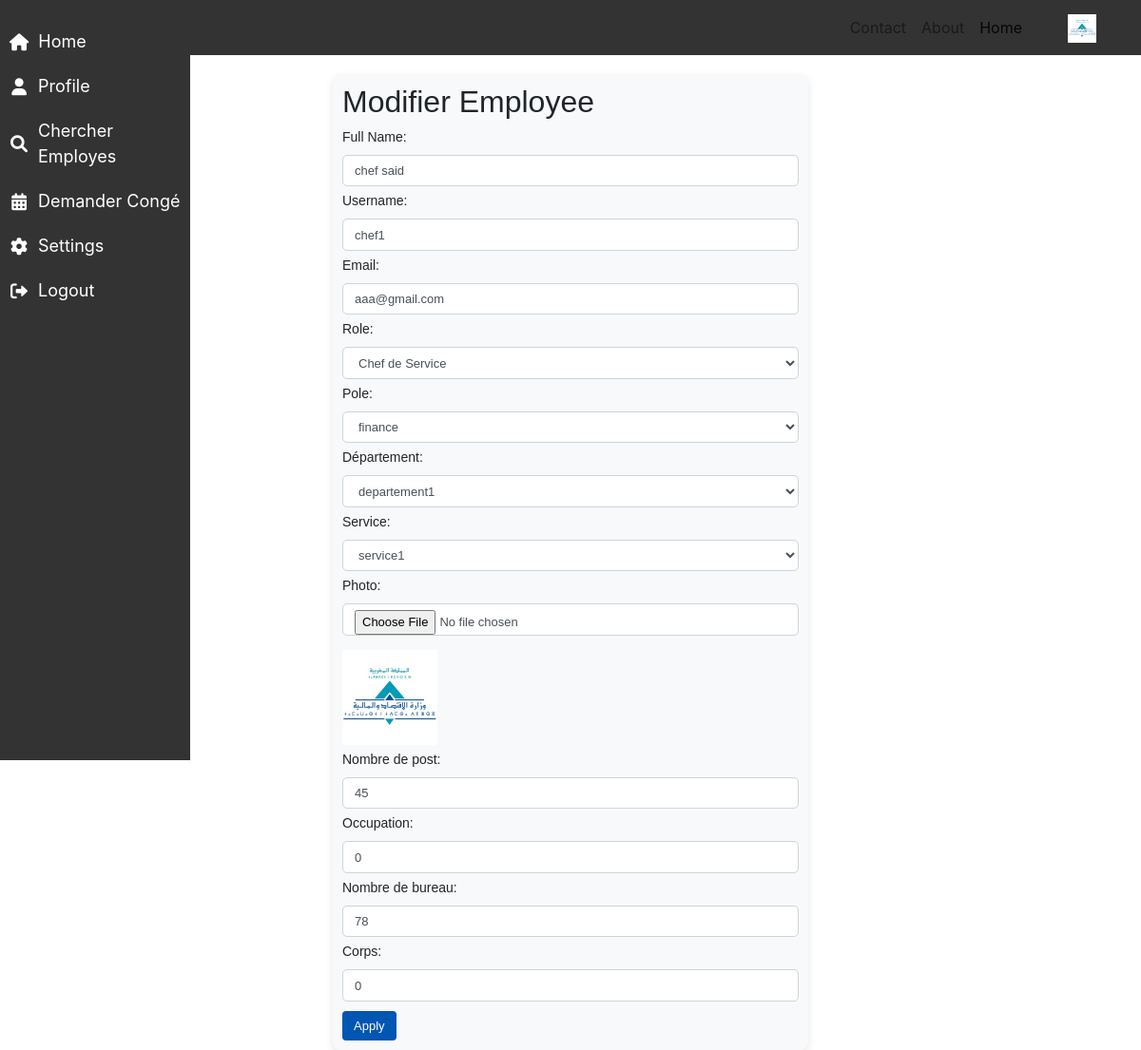
The page /Modification/modifier_emp.php?id=63 on the database its author committed.
### tables this page shows
CREATE TABLE `employes` (
  `id` int(11) NOT NULL,
  `fullName` varchar(255) NOT NULL,
  `email` varchar(255) NOT NULL,
  `id_pole` int(11) DEFAULT NULL,
  `id_departement` int(11) DEFAULT NULL,
  `id_service` int(11) DEFAULT NULL,
  `role` enum('rh','directeur','chef de service','employe') NOT NULL,
  `photo` varchar(255) DEFAULT NULL,
  `password` varchar(255) NOT NULL,
  `username` varchar(255) NOT NULL,
  `nb_post` int(11) NOT NULL,
  `occupation` varchar(255) NOT NULL,
  `nb_bureau` int(11) NOT NULL,
  `corps` varchar(255) NOT NULL,
  `createdAt` timestamp NOT NULL DEFAULT current_timestamp()
);

CREATE TABLE `poles` (
  `id` int(11) NOT NULL,
  `nom` varchar(255) NOT NULL,
  `nom_directeur` varchar(255) DEFAULT NULL
);

CREATE TABLE `departements` (
  `id` int(11) NOT NULL,
  `nom` varchar(255) NOT NULL,
  `nom_directeur` varchar(255) NOT NULL,
  `nom_pole` varchar(255) DEFAULT NULL
);

CREATE TABLE `services` (
  `id` int(11) NOT NULL,
  `nom` varchar(255) NOT NULL,
  `nom_chef` varchar(255) DEFAULT NULL,
  `id_departement` int(11) DEFAULT NULL,
  `nom_departement` int(255) NOT NULL
);

### Modification/modifier_emp.php (the view, shortened to what this page needs)
<?php
require_once '../backend/db.php';
$poles = [];
$result = $conn->query("SELECT id, nom FROM poles");
if ($result) {
    while ($row = $result->fetch_assoc()) {
        $poles[] = $row;
    }
}
$employee = null;
if (isset($_GET['id'])) {
    $id = intval($_GET['id']);
    $result = $conn->query("SELECT * FROM employes WHERE id = $id");
    if ($result) {
        $employee = $result->fetch_assoc();
    }
}
?>
<!DOCTYPE html>
<html lang="en">
<head>
    <link href="https://maxcdn.bootstrapcdn.com/bootstrap/4.5.2/css/bootstrap.min.css" rel="stylesheet">
    <link rel="stylesheet" href="../style/signup.css">
</head>
<body>
<?php include '../pages/side.php'; ?>
<?php include '../pages/navbar.php'; ?>
<div class="container main-container">
    <h2>Modifier Employee</h2>
    <form action="modifier_emp.php?id=<?php echo $id; ?>" method="POST" enctype="multipart/form-data">
        <div class="form-group">
            <label for="fullName">Full Name:</label>
            <input type="text" class="form-control" id="fullName" name="fullName" value="<?php echo htmlspecialchars($employee['fullName']); ?>" required>
        </div>
        <div class="form-group">
            <label for="username">Username:</label>
            <input type="text" class="form-control" id="username" name="username" value="<?php echo htmlspecialchars($employee['username']); ?>" required>
        </div>
        <div class="form-group">
            <label for="email">Email:</label>
            <input type="email" class="form-control" id="email" name="email" value="<?php echo htmlspecialchars($employee['email']); ?>" required>
        </div>
        <div class="form-group">
            <label for="role">Role:</label>
            <select class="form-control" id="role" name="role">
                <option value="chef de service" <?php if ($employee['role'] == 'chef de service') echo 'selected'; ?>>Chef de Service</option>
            </select>
        </div>
        <div class="form-group" id="poleSelection" style="display:none;">
            <label for="pole">Pole:</label>
            <select class="form-control" id="pole" name="pole">
                <?php
                foreach ($poles as $pole) {
                    echo '<option value="' . $pole['id'] . '"' . ($employee['id_pole'] == $pole['id'] ? ' selected' : '') . '>' . $pole['nom'] . '</option>';
                }
                ?>
            </select>
        </div>
        <div class="form-group" id="departement" style="display:none;">
            <label for="departement">Département:</label>
            <select class="form-control" name="departement">
                <?php
                $query = "SELECT id, nom FROM departements";
                $result = $conn->query($query);
                if ($result->num_rows > 0) {
                    while($row = $result->fetch_assoc()) {
                        echo '<option value="' . $row['id'] . '"' . ($employee['id_departement'] == $row['id'] ? ' selected' : '') . '>' . $row['nom'] . '</option>';
                    }
                }
                ?>
            </select>
        </div>
        <div class="form-group" id="serviceSelection" style="display:none;">
            <label for="service">Service:</label>
            <select class="form-control" id="service" name="service">
                <?php
                $query = "SELECT id, nom FROM services";
                $result = $conn->query($query);
                if ($result->num_rows > 0) {
                    while($row = $result->fetch_assoc()) {
                        echo '<option value="' . $row['id'] . '"' . ($employee['id_service'] == $row['id'] ? ' selected' : '') . '>' . $row['nom'] . '</option>';
                    }
                }
                ?>
            </select>
        </div>
        <div class="form-group">
            <label for="photo">Photo:</label>
            <input type="file" class="form-control" id="photo" name="photo">
            <?php if ($employee['photo']): ?>
                <img src="<?php echo $employee['photo']; ?>" alt="Employee Photo" style="max-width: 100px; margin-top: 10px;">
            <?php endif; ?>
        </div>
        <div class="form-group">
            <label for="nb_post">Nombre de post:</label>
            <input type="number" class="form-control" id="nb_post" name="nb_post" value="<?php echo htmlspecialchars($employee['nb_post']); ?>" required>
        </div>
        <div class="form-group">
            <label for="occupation">Occupation:</label>
            <input type="text" class="form-control" id="occupation" name="occupation" value="<?php echo htmlspecialchars($employee['occupation']); ?>" required>
        </div>
        <div class="form-group">
            <label for="nb_bureau">Nombre de bureau:</label>
            <input type="number" class="form-control" id="nb_bureau" name="nb_bureau" value="<?php echo htmlspecialchars($employee['nb_bureau']); ?>" required>
        </div>
        <div class="form-group">
            <label for="corps">Corps:</label>
            <input type="text" class="form-control" id="corps" name="corps" value="<?php echo htmlspecialchars($employee['corps']); ?>" required>
        </div>
        <button type="submit" class="btn btn-primary" name="submit">Apply</button>
        </form>
</div>
</body>
</html>

### style/signup.css (style rules this page uses)
.container { font-family: 'Arial', sans-serif; font-size: 14px; max-width: 500px; margin-top: 20px; background-color: #f8f9fa; padding: 10px; border-radius: 8px; box-shadow: 0 4px 8px rgba(0,0,0,0.1); }
.form-control { border-radius: 5px; margin-bottom: 5px; font-size: 13px; }
.btn-primary { background-color: #0056b3; border: none; padding: 6px 12px; margin-top: 5px; font-family: 'Helvetica', sans-serif; font-size: 13px; }
.form-group { margin-bottom: 5px; }

### rows shown on the page
employes: fullName "chef said", username "chef1", email "aaa@gmail.com", role "Chef de Service", pole "finance", departement "departement1", service "service1", photo (picture), nb_post "45", occupation "0", nb_bureau "78", corps "0"
